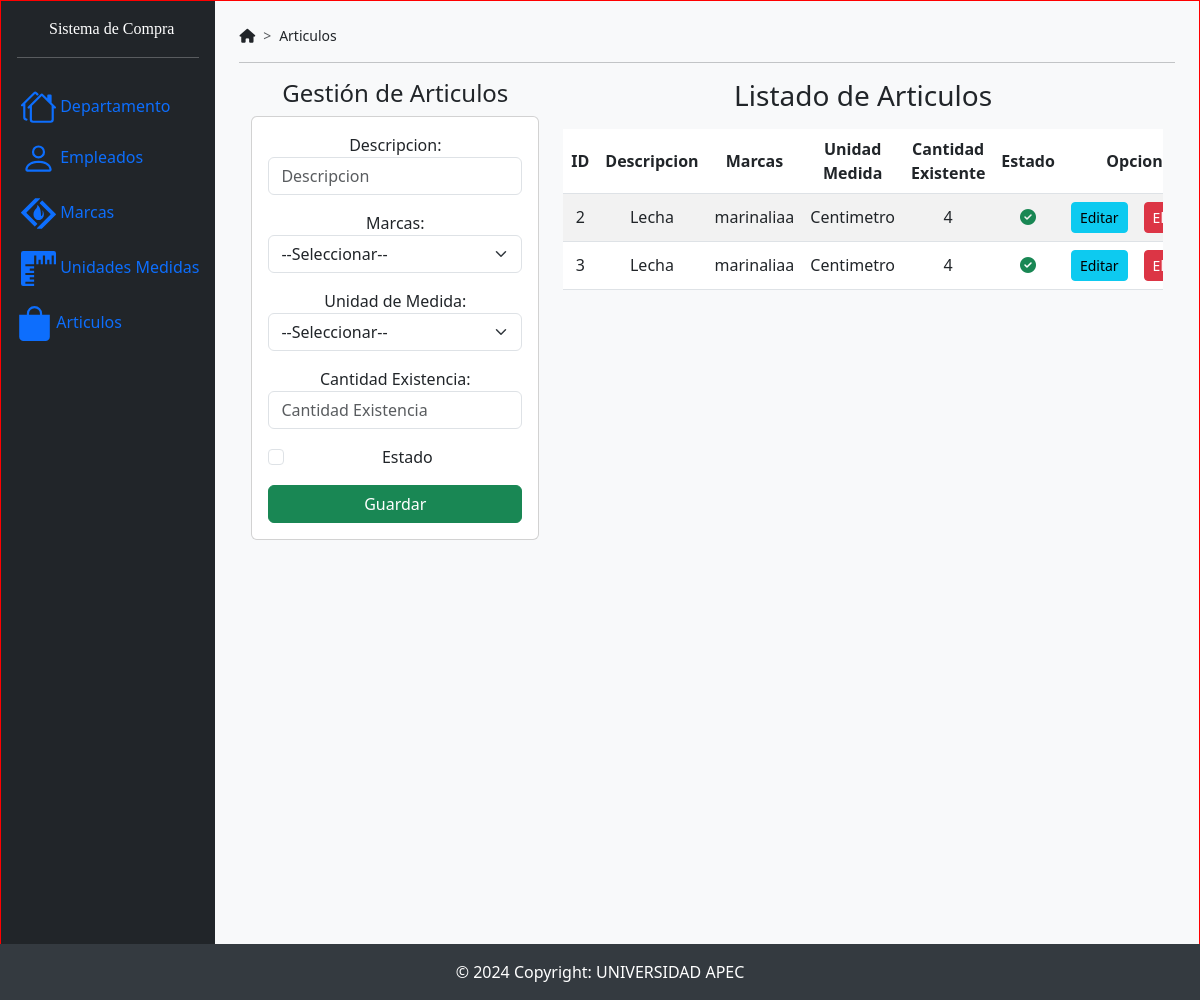
Page /principalArticulos on the committed database.
### SistemaCompraApp/models.py (models this page shows)
class Articulos(models.Model):
    idarticulo = models.AutoField(db_column='IdArticulo', primary_key=True, blank=False, null=False)  # Field name made lowercase.
    descripcion = models.TextField(db_column='Descripcion')  # Field name made lowercase.
    marca = models.ForeignKey('Marcas', models.DO_NOTHING, db_column='Marca', blank=True, null=True)  # Field name made lowercase.
    unidadmedida = models.ForeignKey('UnidadesMedida', models.DO_NOTHING, db_column='UnidadMedida', blank=True, null=True)  # Field name made lowercase.
    existencia = models.IntegerField(db_column='Existencia')  # Field name made lowercase.
    estado = models.TextField(db_column='Estado', blank=True, null=True)  # Field name made lowercase.
    class Meta:
        managed = False
        db_table = 'Articulos'

class Marcas(models.Model):
    idmarca = models.AutoField(db_column='IdMarca', primary_key=True, blank=False, null=False)  # Field name made lowercase.
    descripcion = models.TextField(db_column='Descripcion')  # Field name made lowercase.
    estado = models.TextField(db_column='Estado', blank=True, null=True)  # Field name made lowercase.
    class Meta:
        managed = False
        db_table = 'Marcas'

class UnidadesMedida(models.Model):
    idunidadmedida = models.AutoField(db_column='IdUnidadMedida', primary_key=True, blank=False, null=False)  # Field name made lowercase.
    descripcion = models.TextField(db_column='Descripcion')  # Field name made lowercase.
    estado = models.TextField(db_column='Estado', blank=True, null=True)  # Field name made lowercase.
    class Meta:
        managed = False
        db_table = 'Unidades_Medida'

### SistemaCompraApp/views.py (the view)
# urls.py: path('principalArticulos',views.principalArticulos),
def principalArticulos(request):
    listadoArticulos = Articulos.objects.all()
    listadoMarcas = Marcas.objects.all()
    listadoUnidadMedida = UnidadesMedida.objects.all()
    return render(request, 'principalArticulos.html', {'articulos': listadoArticulos,
                                                       'marcas':listadoMarcas,
                                                       'unidadMedidas':listadoUnidadMedida})

### SistemaCompraApp/templates/principalArticulos.html (shortened to what this page needs)
{% extends "./base.html" %} {% block title %}Sistema de Compras{% endblock %}
{%block navegacion %}Articulos{% endblock %}
{% block body %}
<div class="row">
  <div class="col-sm-12 col-md-6 col-lg-4 col-xl-4 mb-4">
    <h4>Gestión de Articulos</h4>
    <div class="card">
      <div class="card-body">
        <form action="/registrarArticulo/" method="post">
          <div class="form-group mb-3">
            <label for="txtDescripcionArticulos">Descripcion:</label>
            <input
              type="text"
              name="txtDescripcionArticulos"
              id="txtDescripcionArticulo"
              class="form-control"
              placeholder="Descripcion"
              minlength="1"
              maxlength="500"
              required
            />
          </div>
          <div class="form-group mb-3">
            <label for="txtMarcaArticulos">Marcas:</label>
            <select
              class="form-select"
              name="txtMarcaArticulos"
              id="txtMarcaArticulos"
            >
              <option selected>--Seleccionar--</option>
            </select>
          </div>
          <div class="form-group mb-3">
            <label for="txtUnidadMedidaArticulos">Unidad de Medida:</label>
            <select
              class="form-select"
              name="txtUnidadMedidaArticulos"
              id="txtUnidadMedidaArticulos"
            >
              <option selected>--Seleccionar--</option>
            </select>
          </div>
          <div class="form-group mb-3">
            <label for="txtExistenciaArticulos">Cantidad Existencia:</label>
            <input
              type="number"
              name="txtExistenciaArticulos"
              id="txtExistenciaArticulos"
              class="form-control"
              placeholder="Cantidad Existencia"
              minlength="1"
              maxlength="500"
              required
            />
          </div>
          <div class="form-check mb-3">
            <input
              class="form-check-input"
              type="checkbox"
              name="txtEstadoArticulo"
              id="txtEstadoArticulo"
              required
            />
            <label class="form-check-label" for="txtEstadoDepartamento"
              >Estado</label
            >
          </div>
          <div class="d-grid">
            <button type="submit" class="btn btn-success text-white">
              Guardar
            </button>
          </div>
        </form>
      </div>
    </div>
  </div>
  <div class="col-sm-12 col-md-6 col-lg-8 col-xl-8">
    <h3>Listado de Articulos</h3>
    <div class="table-responsive py-2">
      <table class="table table-striped">
        <thead>
          <tr>
            <th>ID</th>
            <th>Descripcion</th>
            <th>Marcas</th>
            <th>Unidad Medida</th>
            <th>Cantidad Existente</th>
            <th>Estado</th>
            <th colspan="2">Opciones</th>
          </tr>
        </thead>
        <tbody>
          {% for articulo in articulos %}
          <tr>
            <td>{{ articulo.idarticulo }}</td>
            <td>{{ articulo.descripcion }}</td>
            <td>{{ articulo.marca.descripcion }}</td>
            <td>{{ articulo.unidadmedida.descripcion }}</td>
            <td>{{ articulo.existencia }}</td>
            <td>
              {% if articulo.estado == "1" %}
              <i class="fa-solid fa-circle-check text-success"></i>
              {% else %}
              <i class="fa-regular fa-circle-check text-muted"></i>
              {% endif %}
            </td>
            <td>
              <a
                href="edicionArticulos/{{ articulo.idarticulo }}"
                class="btn btn-info btn-sm"
                >Editar</a
              >
            </td>
            <td>
              <a
                href="eliminarArticulo/{{ articulo.idarticulo }}"
                class="btn btn-danger btn-sm btnEliminacion"
                >Eliminar</a
              >
            </td>
          </tr>
          {% endfor %}
        </tbody>
      </table>
    </div>
  </div>
</div>
{% endblock %}

### SistemaCompraApp/static/css/baseDesign.css (style rules this page uses)
th, td { text-align: center; vertical-align: middle; }
body { height: 1000px; border: 1px solid red; position: relative; }

### SistemaCompraApp/templates/base.html (style rules this page uses)
a { text-decoration: none; color: blue; }

### rows in the picture
Articulos: idarticulo "2", descripcion "Lecha", marca.descripcion "marinaliaa", unidadmedida.descripcion "Centimetro", existencia "4", Estado "1" (drawn)
Articulos: idarticulo "3", descripcion "Lecha", marca.descripcion "marinaliaa", unidadmedida.descripcion "Centimetro", existencia "4", Estado "1" (drawn)
